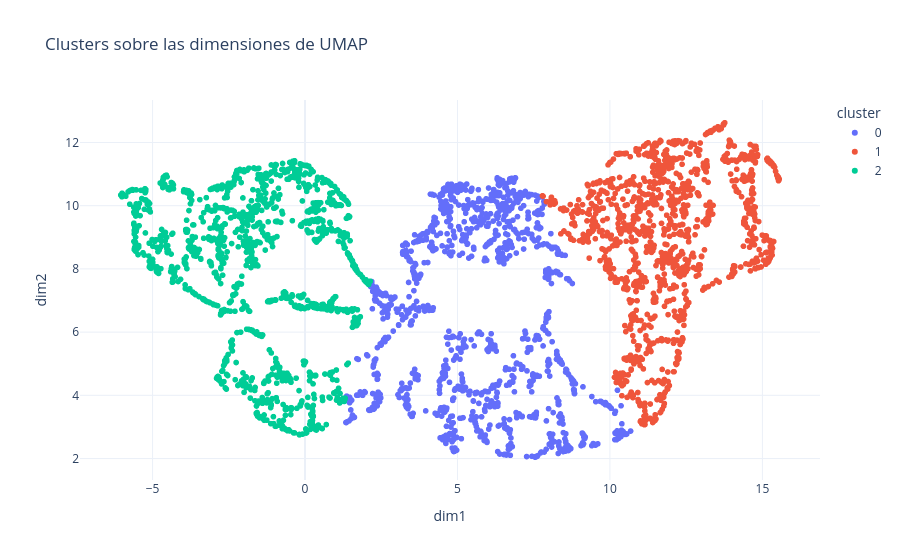
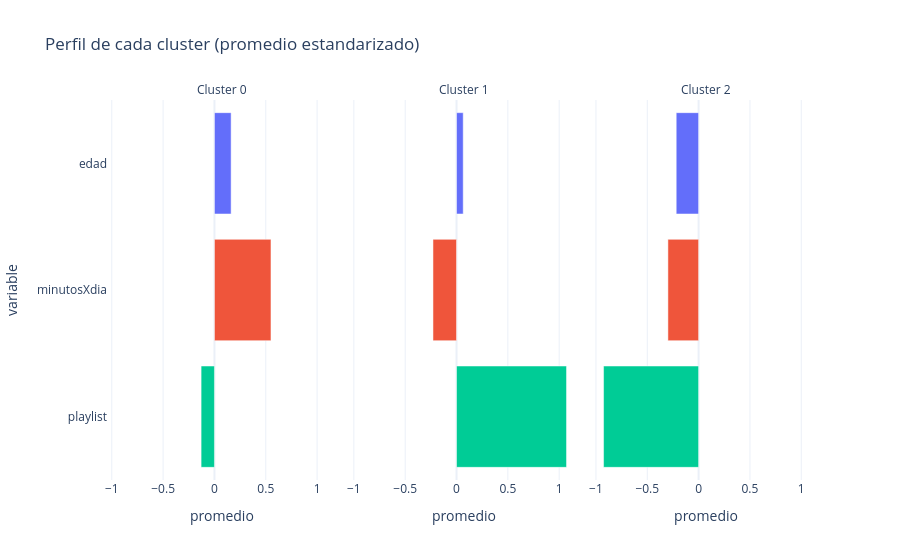
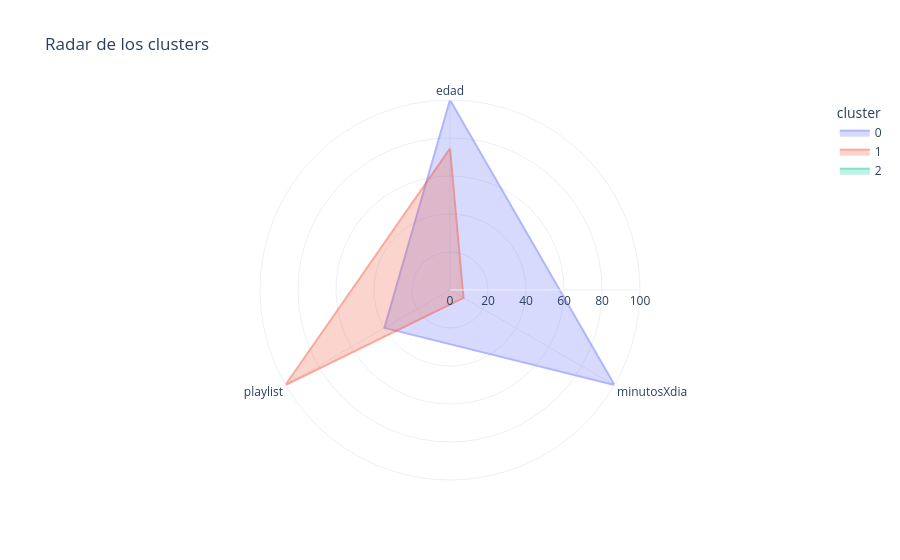

Notebook source saved alongside these figures, in order:
### Markdown cell above
# SE VUELVE A APLICAR UMAP SIN LA VARIABLE PODCAST

### Code cell
seg_sin_podcast = MODELO_UMAP("../../DATA/PROCESSED/music_streaming_habits_limpio.csv")
seg_sin_podcast.preparar_datos(["edad", "minutosXdia", "playlist"])
seg_sin_podcast.aplicar_umap()
seg_sin_podcast.agrupar(n_clusters=3)
seg_sin_podcast.graficar_clusters(hover=["plataforma", "genero_favorito", "estado_animo"])
seg_sin_podcast.perfil_clusters()
seg_sin_podcast.graficar_barras_clusters()
seg_sin_podcast.graficar_radar_clusters()

### Figure 1 — Plotly figure (JSON) as saved in the notebook; plotly's stock layout.template omitted (floating-point values rounded to 4 significant figures; data arrays with more than 128 entries replaced by an {"elided": "..."} marker saying what was removed)
{"data": [{"customdata": {"elided": "1298x3 str values"}, "hovertemplate": "cluster=0<br>dim1=%{x}<br>dim2=%{y}<br>plataforma=%{customdata[0]}<br>genero_favorito=%{customdata[1]}<br>estado_animo=%{customdata[2]}<extra></extra>", "legendgroup": "0", "marker": {"color": "#636efa", "symbol": "circle"}, "mode": "markers", "name": "0", "showlegend": true, "x": {"elided": "1298 float values"}, "xaxis": "x", "y": {"elided": "1298 float values"}, "yaxis": "y", "type": "scattergl"}, {"customdata": {"elided": "1337x3 str values"}, "hovertemplate": "cluster=1<br>dim1=%{x}<br>dim2=%{y}<br>plataforma=%{customdata[0]}<br>genero_favorito=%{customdata[1]}<br>estado_animo=%{customdata[2]}<extra></extra>", "legendgroup": "1", "marker": {"color": "#EF553B", "symbol": "circle"}, "mode": "markers", "name": "1", "showlegend": true, "x": {"elided": "1337 float values"}, "xaxis": "x", "y": {"elided": "1337 float values"}, "yaxis": "y", "type": "scattergl"}, {"customdata": {"elided": "1365x3 str values"}, "hovertemplate": "cluster=2<br>dim1=%{x}<br>dim2=%{y}<br>plataforma=%{customdata[0]}<br>genero_favorito=%{customdata[1]}<br>estado_animo=%{customdata[2]}<extra></extra>", "legendgroup": "2", "marker": {"color": "#00cc96", "symbol": "circle"}, "mode": "markers", "name": "2", "showlegend": true, "x": {"elided": "1365 float values"}, "xaxis": "x", "y": {"elided": "1365 float values"}, "yaxis": "y", "type": "scattergl"}], "layout": {"xaxis": {"anchor": "y", "domain": [0.0, 1.0], "title": {"text": "dim1"}}, "yaxis": {"anchor": "x", "domain": [0.0, 1.0], "title": {"text": "dim2"}}, "legend": {"title": {"text": "cluster"}, "tracegroupgap": 0}, "title": {"text": "Clusters sobre las dimensiones de UMAP"}}}

### Figure 2 — Plotly figure (JSON) as saved in the notebook; plotly's stock layout.template omitted (floating-point values rounded to 4 significant figures)
{"data": [{"hovertemplate": "variable=%{y}<br>cluster=0<br>promedio=%{x}<extra></extra>", "legendgroup": "edad", "marker": {"color": "#636efa", "pattern": {"shape": ""}}, "name": "edad", "orientation": "h", "showlegend": true, "textposition": "auto", "x": [0.1624], "xaxis": "x", "y": ["edad"], "yaxis": "y", "type": "bar"}, {"hovertemplate": "variable=%{y}<br>cluster=1<br>promedio=%{x}<extra></extra>", "legendgroup": "edad", "marker": {"color": "#636efa", "pattern": {"shape": ""}}, "name": "edad", "orientation": "h", "showlegend": false, "textposition": "auto", "x": [0.06508], "xaxis": "x2", "y": ["edad"], "yaxis": "y2", "type": "bar"}, {"hovertemplate": "variable=%{y}<br>cluster=2<br>promedio=%{x}<extra></extra>", "legendgroup": "edad", "marker": {"color": "#636efa", "pattern": {"shape": ""}}, "name": "edad", "orientation": "h", "showlegend": false, "textposition": "auto", "x": [-0.2182], "xaxis": "x3", "y": ["edad"], "yaxis": "y3", "type": "bar"}, {"hovertemplate": "variable=%{y}<br>cluster=0<br>promedio=%{x}<extra></extra>", "legendgroup": "minutosXdia", "marker": {"color": "#EF553B", "pattern": {"shape": ""}}, "name": "minutosXdia", "orientation": "h", "showlegend": true, "textposition": "auto", "x": [0.5506], "xaxis": "x", "y": ["minutosXdia"], "yaxis": "y", "type": "bar"}, {"hovertemplate": "variable=%{y}<br>cluster=1<br>promedio=%{x}<extra></extra>", "legendgroup": "minutosXdia", "marker": {"color": "#EF553B", "pattern": {"shape": ""}}, "name": "minutosXdia", "orientation": "h", "showlegend": false, "textposition": "auto", "x": [-0.2294], "xaxis": "x2", "y": ["minutosXdia"], "yaxis": "y2", "type": "bar"}, {"hovertemplate": "variable=%{y}<br>cluster=2<br>promedio=%{x}<extra></extra>", "legendgroup": "minutosXdia", "marker": {"color": "#EF553B", "pattern": {"shape": ""}}, "name": "minutosXdia", "orientation": "h", "showlegend": false, "textposition": "auto", "x": [-0.2989], "xaxis": "x3", "y": ["minutosXdia"], "yaxis": "y3", "type": "bar"}, {"hovertemplate": "variable=%{y}<br>cluster=0<br>promedio=%{x}<extra></extra>", "legendgroup": "playlist", "marker": {"color": "#00cc96", "pattern": {"shape": ""}}, "name": "playlist", "orientation": "h", "showlegend": true, "textposition": "auto", "x": [-0.13], "xaxis": "x", "y": ["playlist"], "yaxis": "y", "type": "bar"}, {"hovertemplate": "variable=%{y}<br>cluster=1<br>promedio=%{x}<extra></extra>", "legendgroup": "playlist", "marker": {"color": "#00cc96", "pattern": {"shape": ""}}, "name": "playlist", "orientation": "h", "showlegend": false, "textposition": "auto", "x": [1.072], "xaxis": "x2", "y": ["playlist"], "yaxis": "y2", "type": "bar"}, {"hovertemplate": "variable=%{y}<br>cluster=2<br>promedio=%{x}<extra></extra>", "legendgroup": "playlist", "marker": {"color": "#00cc96", "pattern": {"shape": ""}}, "name": "playlist", "orientation": "h", "showlegend": false, "textposition": "auto", "x": [-0.9259], "xaxis": "x3", "y": ["playlist"], "yaxis": "y3", "type": "bar"}], "layout": {"xaxis": {"anchor": "y", "domain": [0.0, 0.32], "title": {"text": "promedio"}}, "yaxis": {"anchor": "x", "domain": [0.0, 1.0], "title": {"text": "variable"}, "categoryorder": "array", "categoryarray": ["playlist", "minutosXdia", "edad"]}, "xaxis2": {"anchor": "y2", "domain": [0.34, 0.66], "matches": "x", "title": {"text": "promedio"}}, "yaxis2": {"anchor": "x2", "domain": [0.0, 1.0], "matches": "y", "showticklabels": false}, "xaxis3": {"anchor": "y3", "domain": [0.68, 1.0], "matches": "x", "title": {"text": "promedio"}}, "yaxis3": {"anchor": "x3", "domain": [0.0, 1.0], "matches": "y", "showticklabels": false}, "annotations": [{"font": {}, "showarrow": false, "text": "Cluster 0", "x": 0.16, "xanchor": "center", "xref": "paper", "y": 1.0, "yanchor": "bottom", "yref": "paper"}, {"font": {}, "showarrow": false, "text": "Cluster 1", "x": 0.5, "xanchor": "center", "xref": "paper", "y": 1.0, "yanchor": "bottom", "yref": "paper"}, {"font": {}, "showarrow": false, "text": "Cluster 2", "x": 0.84, "xanchor": "center", "xref": "paper", "y": 1.0, "yanchor": "bottom", "yref": "paper"}], "legend": {"title": {"text": "variable"}, "tracegroupgap": 0}, "title": {"text": "Perfil de cada cluster (promedio estandarizado)"}, "barmode": "relative", "showlegend": false}}

### Figure 3 — Plotly figure (JSON) as saved in the notebook; plotly's stock layout.template omitted (floating-point values rounded to 4 significant figures)
{"data": [{"hovertemplate": "cluster=0<br>valor=%{r}<br>variable=%{theta}<extra></extra>", "legendgroup": "0", "line": {"color": "#636efa", "dash": "solid"}, "marker": {"symbol": "circle"}, "mode": "lines", "name": "0", "r": [100.0, 100.0, 39.85, 100.0], "showlegend": true, "subplot": "polar", "theta": ["edad", "minutosXdia", "playlist", "edad"], "type": "scatterpolar", "fill": "toself", "opacity": 0.5}, {"hovertemplate": "cluster=1<br>valor=%{r}<br>variable=%{theta}<extra></extra>", "legendgroup": "1", "line": {"color": "#EF553B", "dash": "solid"}, "marker": {"symbol": "circle"}, "mode": "lines", "name": "1", "r": [74.43, 8.19, 100.0, 74.43], "showlegend": true, "subplot": "polar", "theta": ["edad", "minutosXdia", "playlist", "edad"], "type": "scatterpolar", "fill": "toself", "opacity": 0.5}, {"hovertemplate": "cluster=2<br>valor=%{r}<br>variable=%{theta}<extra></extra>", "legendgroup": "2", "line": {"color": "#00cc96", "dash": "solid"}, "marker": {"symbol": "circle"}, "mode": "lines", "name": "2", "r": [0.0, 0.0, 0.0, 0.0], "showlegend": true, "subplot": "polar", "theta": ["edad", "minutosXdia", "playlist", "edad"], "type": "scatterpolar", "fill": "toself", "opacity": 0.5}], "layout": {"polar": {"domain": {"x": [0.0, 1.0], "y": [0.0, 1.0]}, "angularaxis": {"direction": "clockwise", "rotation": 90}, "radialaxis": {"range": [0, 100]}}, "legend": {"title": {"text": "cluster"}, "tracegroupgap": 0}, "title": {"text": "Radar de los clusters"}}}
